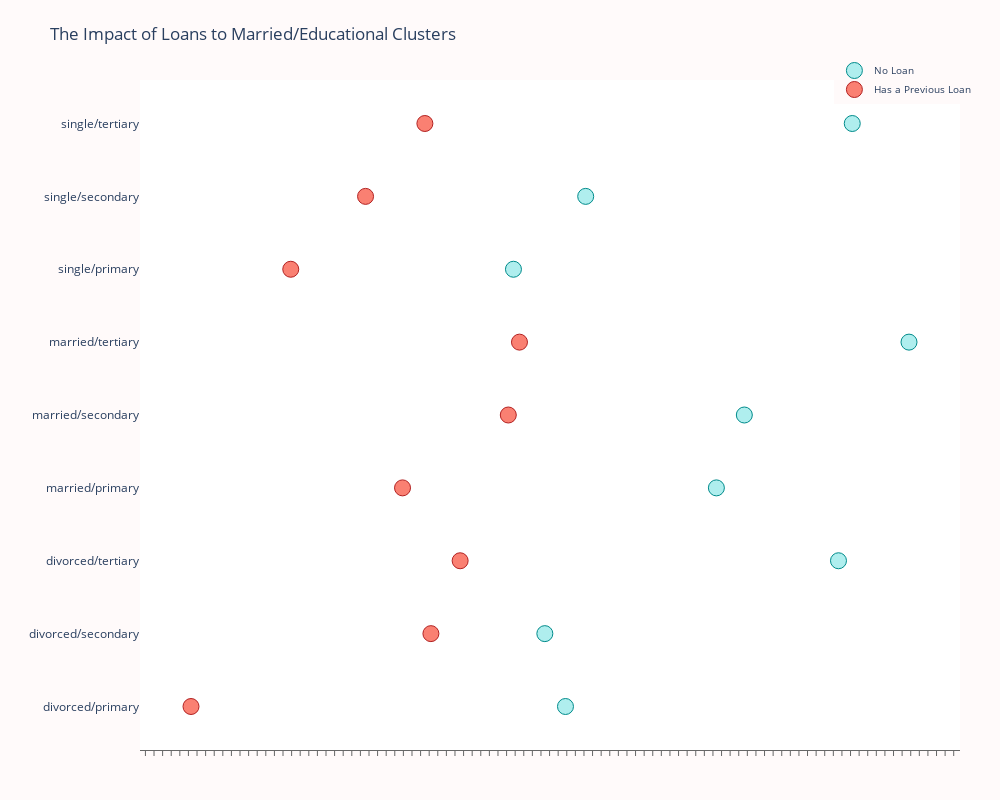

Here is the notebook cell this chart was saved with:
### Code cell
# Let's see the group who had loans from the marital/education group

loan_balance = df.groupby(['marital/education', 'loan'], as_index=False)['balance'].median()


no_loan = loan_balance['balance'].loc[loan_balance['loan'] == 'no'].values
has_loan = loan_balance['balance'].loc[loan_balance['loan'] == 'yes'].values


labels = loan_balance['marital/education'].unique().tolist()


trace0 = go.Scatter(
    x=no_loan,
    y=labels,
    mode='markers',
    name='No Loan',
    marker=dict(
        color='rgb(175,238,238)',
        line=dict(
            color='rgb(0,139,139)',
            width=1,
        ),
        symbol='circle',
        size=16,
    )
)
trace1 = go.Scatter(
    x=has_loan,
    y=labels,
    mode='markers',
    name='Has a Previous Loan',
    marker=dict(
        color='rgb(250,128,114)',
        line=dict(
            color='rgb(178,34,34)',
            width=1,
        ),
        symbol='circle',
        size=16,
    )
)

data = [trace0, trace1]
layout = go.Layout(
    title="The Impact of Loans to Married/Educational Clusters",
    xaxis=dict(
        showgrid=False,
        showline=True,
        linecolor='rgb(102, 102, 102)',
        titlefont=dict(
            color='rgb(204, 204, 204)'
        ),
        tickfont=dict(
            color='rgb(102, 102, 102)',
        ),
        showticklabels=False,
        dtick=10,
        ticks='outside',
        tickcolor='rgb(102, 102, 102)',
    ),
    margin=dict(
        l=140,
        r=40,
        b=50,
        t=80
    ),
    legend=dict(
        font=dict(
            size=10,
        ),
        yanchor='middle',
        xanchor='right',
    ),
    width=1000,
    height=800,
    paper_bgcolor='rgb(255,250,250)',
    plot_bgcolor='rgb(255,255,255)',
    hovermode='closest',
)
fig = go.Figure(data=data, layout=layout)
iplot(fig, filename='lowest-oecd-votes-cast')

### Figure 1 — Plotly figure (JSON) as saved in the notebook; plotly's stock layout.template omitted (floating-point values rounded to 4 significant figures)
{"data": [{"marker": {"color": "rgb(175,238,238)", "line": {"color": "rgb(0,139,139)", "width": 1}, "size": 16, "symbol": "circle"}, "mode": "markers", "name": "No Loan", "type": "scatter", "x": [498.5, 474.5, 816, 674, 706.5, 898, 438, 522, 832], "y": ["divorced/primary", "divorced/secondary", "divorced/tertiary", "married/primary", "married/secondary", "married/tertiary", "single/primary", "single/secondary", "single/tertiary"]}, {"marker": {"color": "rgb(250,128,114)", "line": {"color": "rgb(178,34,34)", "width": 1}, "size": 16, "symbol": "circle"}, "mode": "markers", "name": "Has a Previous Loan", "type": "scatter", "x": [63, 342, 376, 309, 432, 445, 179, 266, 335], "y": ["divorced/primary", "divorced/secondary", "divorced/tertiary", "married/primary", "married/secondary", "married/tertiary", "single/primary", "single/secondary", "single/tertiary"]}], "layout": {"height": 800, "hovermode": "closest", "legend": {"font": {"size": 10}, "xanchor": "right", "yanchor": "middle"}, "margin": {"b": 50, "l": 140, "r": 40, "t": 80}, "paper_bgcolor": "rgb(255,250,250)", "plot_bgcolor": "rgb(255,255,255)", "title": {"text": "The Impact of Loans to Married/Educational Clusters"}, "width": 1000, "xaxis": {"autorange": true, "dtick": 10, "linecolor": "rgb(102, 102, 102)", "range": [3.689, 957.3], "showgrid": false, "showline": true, "showticklabels": false, "tickcolor": "rgb(102, 102, 102)", "tickfont": {"color": "rgb(102, 102, 102)"}, "ticks": "outside", "title": {"font": {"color": "rgb(204, 204, 204)"}}, "type": "linear"}, "yaxis": {"autorange": true, "range": [-0.5969, 8.597], "type": "category"}}}
